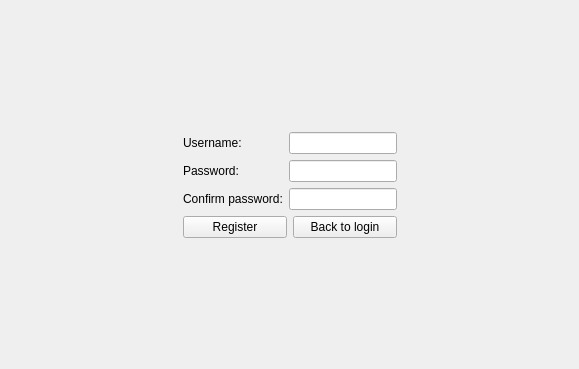
<?xml version="1.0" encoding="UTF-8"?>
<ui version="4.0">
 <class>RegisterWidget</class>
 <widget class="QWidget" name="RegisterWidget">
  <property name="geometry">
   <rect>
    <x>0</x>
    <y>0</y>
    <width>579</width>
    <height>369</height>
   </rect>
  </property>
  <property name="windowTitle">
   <string>RegisterWidget</string>
  </property>
  <layout class="QFormLayout" name="formLayout_4">
   <property name="labelAlignment">
    <set>Qt::AlignmentFlag::AlignJustify|Qt::AlignmentFlag::AlignVCenter</set>
   </property>
   <item row="0" column="0" colspan="2">
    <widget class="QWidget" name="widget_2" native="true">
     <layout class="QGridLayout" name="gridLayout_2">
      <item row="0" column="1">
       <widget class="QWidget" name="widget" native="true">
        <layout class="QVBoxLayout" name="verticalLayout_2">
         <item>
          <spacer name="verticalSpacer">
           <property name="orientation">
            <enum>Qt::Orientation::Vertical</enum>
           </property>
           <property name="sizeHint" stdset="0">
            <size>
             <width>20</width>
             <height>40</height>
            </size>
           </property>
          </spacer>
         </item>
         <item>
          <layout class="QFormLayout" name="formLayout">
           <item row="0" column="0">
            <widget class="QLabel" name="labelUsername">
             <property name="text">
              <string>Username:</string>
             </property>
            </widget>
           </item>
           <item row="0" column="1">
            <widget class="QLineEdit" name="usernameText"/>
           </item>
           <item row="1" column="0">
            <widget class="QLabel" name="labelPassword">
             <property name="text">
              <string>Password:</string>
             </property>
            </widget>
           </item>
           <item row="1" column="1">
            <widget class="QLineEdit" name="passwordText"/>
           </item>
           <item row="2" column="1">
            <widget class="QLineEdit" name="confPassText"/>
           </item>
           <item row="2" column="0">
            <widget class="QLabel" name="labelConfPass">
             <property name="text">
              <string>Confirm password:</string>
             </property>
            </widget>
           </item>
          </layout>
         </item>
         <item>
          <layout class="QHBoxLayout" name="horizontalLayout">
           <item>
            <widget class="QPushButton" name="registerButton">
             <property name="text">
              <string>Register</string>
             </property>
            </widget>
           </item>
           <item>
            <widget class="QPushButton" name="cancelButton">
             <property name="text">
              <string>Back to login</string>
             </property>
            </widget>
           </item>
          </layout>
         </item>
         <item>
          <spacer name="verticalSpacer_2">
           <property name="orientation">
            <enum>Qt::Orientation::Vertical</enum>
           </property>
           <property name="sizeHint" stdset="0">
            <size>
             <width>20</width>
             <height>40</height>
            </size>
           </property>
          </spacer>
         </item>
        </layout>
       </widget>
      </item>
      <item row="0" column="0">
       <spacer name="horizontalSpacer">
        <property name="orientation">
         <enum>Qt::Orientation::Horizontal</enum>
        </property>
        <property name="sizeType">
         <enum>QSizePolicy::Policy::Expanding</enum>
        </property>
        <property name="sizeHint" stdset="0">
         <size>
          <width>40</width>
          <height>20</height>
         </size>
        </property>
       </spacer>
      </item>
      <item row="0" column="2">
       <spacer name="horizontalSpacer_2">
        <property name="orientation">
         <enum>Qt::Orientation::Horizontal</enum>
        </property>
        <property name="sizeType">
         <enum>QSizePolicy::Policy::Expanding</enum>
        </property>
        <property name="sizeHint" stdset="0">
         <size>
          <width>40</width>
          <height>20</height>
         </size>
        </property>
       </spacer>
      </item>
     </layout>
    </widget>
   </item>
  </layout>
 </widget>
 <layoutdefault spacing="6" margin="11"/>
 <resources/>
 <connections/>
</ui>
